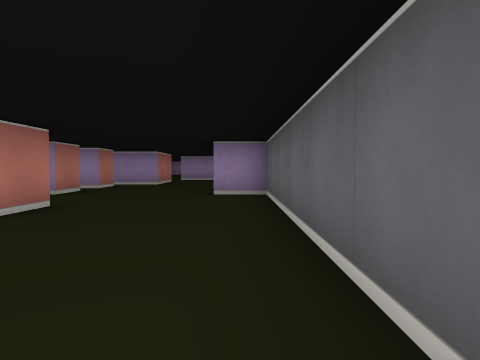
[1] (above)

20 first-person views from a walk through a cub3D ray-caster map. The camera is about half as high as the walls, tilts 2° down and sees 70° across. The floor is counted in squares. Each view is taken from the middle of a square. On the plan, view 1 faces up. The plan holds only what a view shows up to about 9 squares ahead; the rest is blank.

[2]
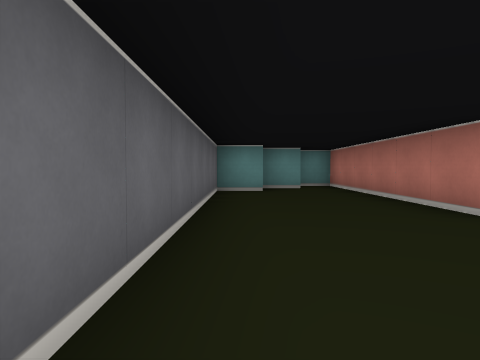

[3]
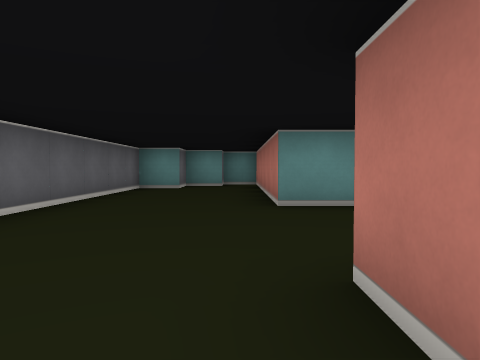

[4]
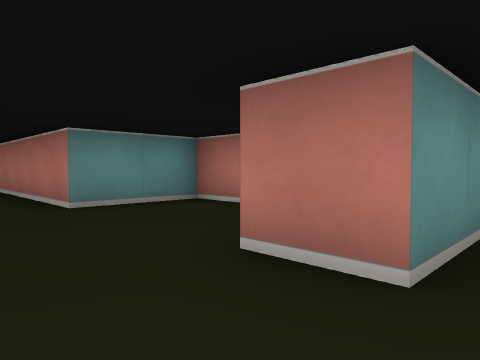

[5]
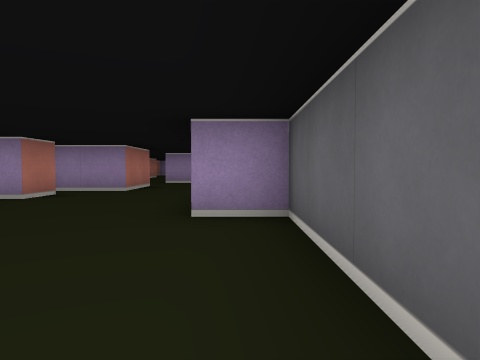

[6]
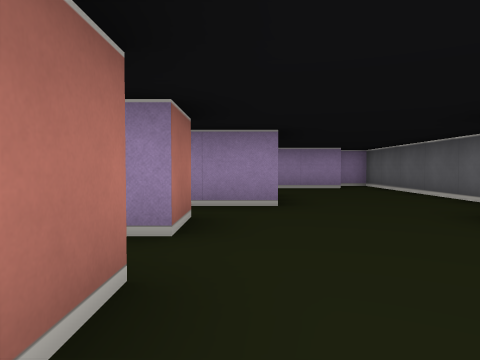

[7]
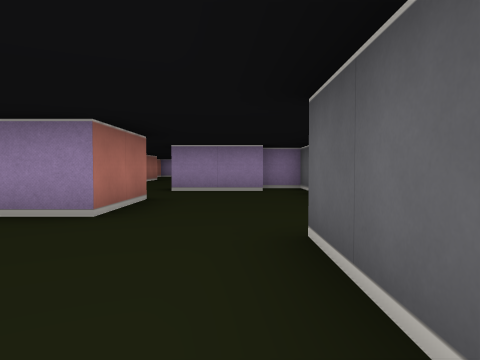

[8]
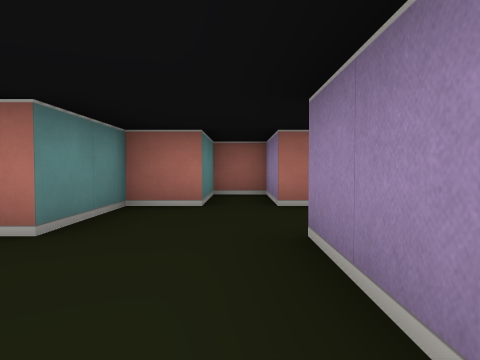

[9]
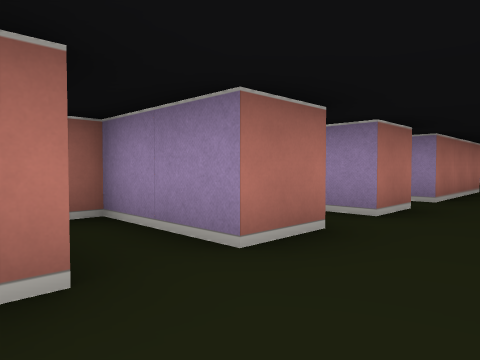

[10]
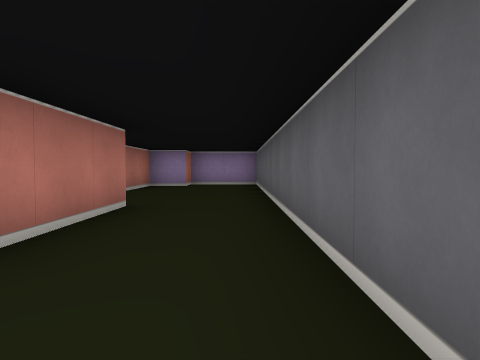

[11]
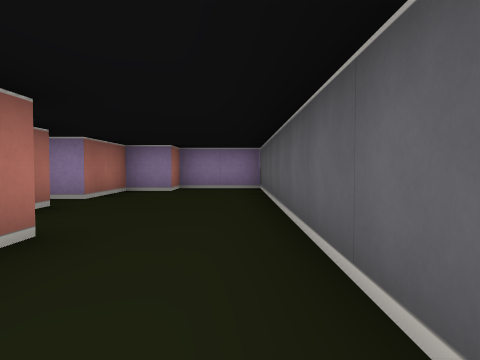

[12]
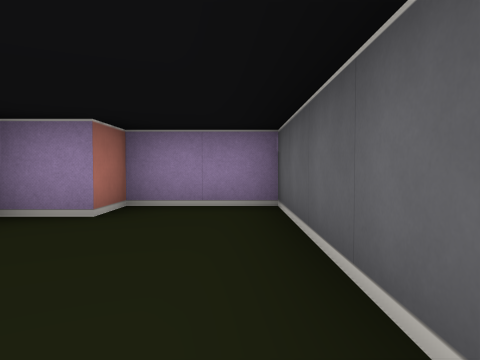

[13]
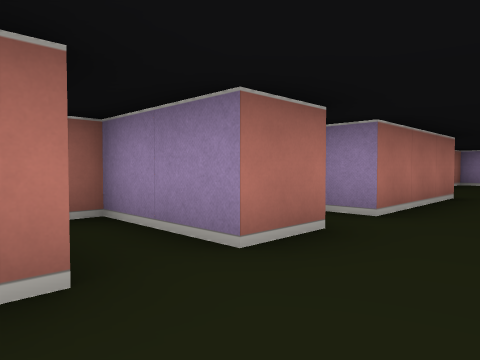

[14]
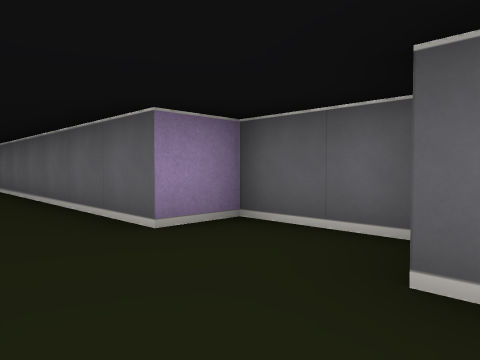

[15]
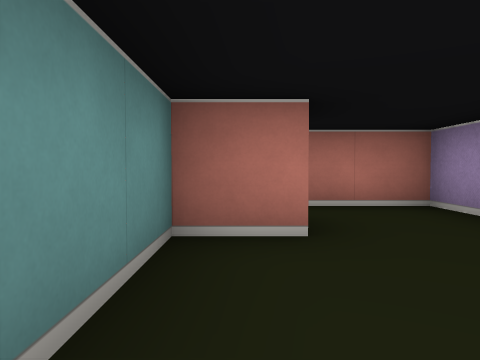

[16]
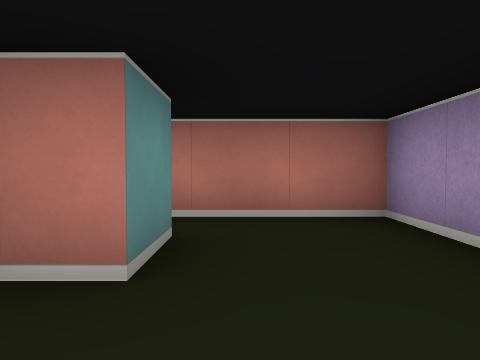

[17]
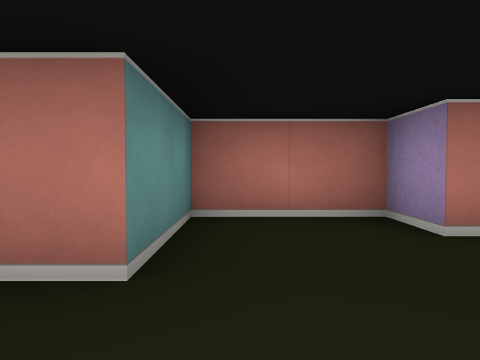

[18]
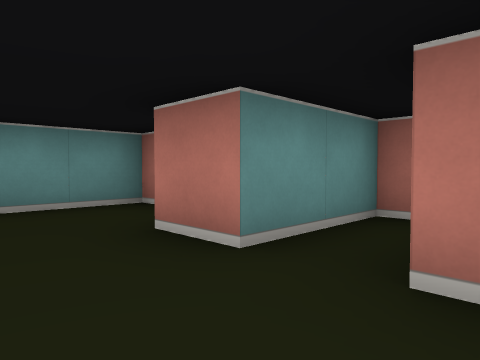

[19]
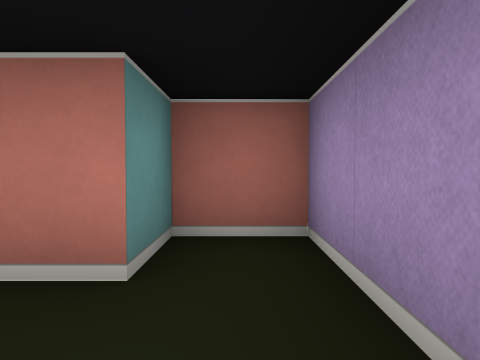

[20]
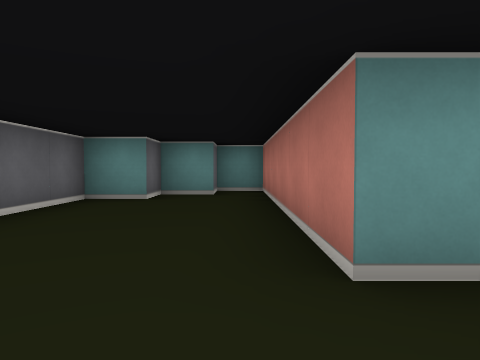

### Floor plan
Points are (right, up) in squares from view 1. A wall is a line through its corners. A room is listed if a view was taken in it or the views show most of it. See-through windows are left out.
Room 1 (views 1, 2, 3, 4, 5, 6, 7, 8, 9, 13, 14, 15, 16, 17, 18, 19, 20)
walls: (-0.5, 7.6) (-0.5, 9.5); (-5.6, 7.5) (-3.5, 7.5) (-3.5, 6.5) (-4.5, 6.5) (-4.5, 4.5) (-2.5, 4.5) (-2.5, 3.5); (-5.1, 3.5) (-6.5, 3.5) (-6.5, 1.2); (0.5, 11) (0.5, 15.5) (-0.5, 15.5); (-5.5, 1.5) (-4.5, 1.5) (-4.5, 0.5) (-2.5, 0.5) (-2.5, -5.5) (-1.5, -5.5) (-1.5, -4.5) (-0.5, -4.5) (-0.5, -3.5) (0.5, -3.5) (0.5, 6.5) (-0.5, 6.5); (-0.5, 14.5) (-2.5, 14.5); (-4.5, 15.6) (-4.5, 14.5) (-6.5, 14.5) (-6.5, 13.5) (-4.5, 13.5) (-4.5, 12.5) (-2.5, 12.5) (-2.5, 10.5) (-4.5, 10.5) (-4.5, 9.5) (-3.5, 9.5) (-3.5, 8.5) (-4, 8.5)
ways out: opening at (-3.5, 15) to room 2
Room 2 (views 10, 11, 12)
walls: (-4.5, 21.5) (-4.5, 18.5) (-5.1, 18.5); (-4.5, 17.6) (-4.5, 16.5) (-6.5, 16.5) (-6.5, 16.1); (-1.5, 15.8) (-1.5, 17.5) (-2.5, 17.5) (-2.5, 27.5) (-4.5, 27.5) (-4.5, 26.5) (-5.5, 26.5) (-5.5, 24.5) (-6.1, 24.5)
ways out: opening at (-3.5, 15) to room 1

Where each view was taken, in squares from view 1:
view 1: 0 up, 0 right, facing up
view 2: 4 up, 0 right, facing down
view 3: 5 up, 2 left, facing down
view 4: 5 up, 1 left, facing down-left
view 5: 3 up, 0 right, facing up
view 6: 6 up, 3 left, facing up
view 7: 7 up, 1 left, facing up
view 8: 14 up, 0 right, facing left
view 9: 13 up, 3 left, facing up-left
view 10: 17 up, 3 left, facing up
view 11: 19 up, 3 left, facing up
view 12: 23 up, 3 left, facing up
view 13: 15 up, 3 left, facing up-left
view 14: 15 up, 4 left, facing up-right
view 15: 1 up, 2 left, facing left
view 16: 2 up, 3 left, facing left
view 17: 5 up, 1 left, facing left
view 18: 9 up, 2 left, facing down-left
view 19: 10 up, 2 left, facing left
view 20: 2 up, 2 left, facing down
